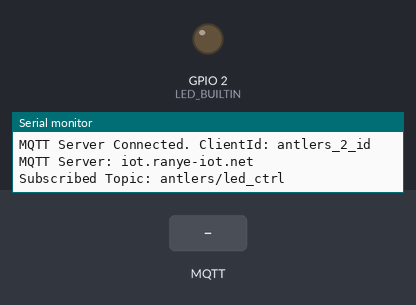
Simulated run of this sketch. Board: ESP8266 (NodeMCU). Shown: output pins drawn as LEDs (lit = HIGH, except the on-board LED, lit = LOW), the last lines printed to the serial monitor. The test bench sets the inputs (shaded band). WiFi joins after 1.5 s; servers stay silent unless stated; no MQTT or app messages arrive unless stated.

Above: at 3.3 s.
3.4 s: MQTT message "1" arrives on the first subscribed topic
At 4.4 s:
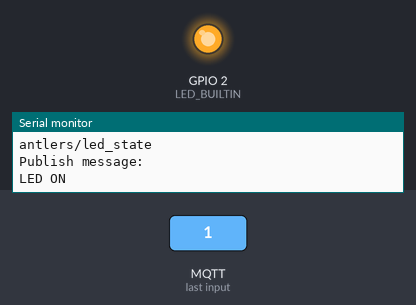
4.9 s: MQTT message "0" arrives on the first subscribed topic
At 5.5 s:
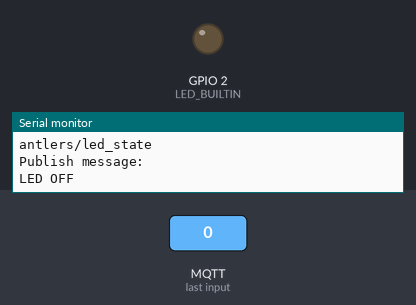
Timing chart, 0 to 7.9 s (numbered marks = the images above; inputs shaded):
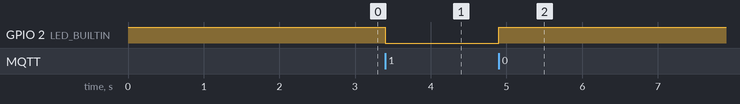

Measured:
- after the input at 3.4 s, GPIO 2 (LED_BUILTIN): HIGH → LOW at once
- after the input at 4.9 s, GPIO 2 (LED_BUILTIN): LOW → HIGH at once

The sketch:

RanyeLED.ino
```cpp
/**********************************************************************
项目名称/Project          : 零基础入门学用物联网
程序名称/Program name     : ranye_iot_led
团队/Team                : 太极创客团队 / Taichi-Maker (www.taichi-maker.com)
作者/Author              : CYNO朔
日期/Date（YYYYMMDD）     : 2021-10-01
程序目的/Purpose          :
本程序旨在演示如何使用然也物联(www.ranye-iot.net)社区版实现板上LED控制。

-----------------------------------------------------------------------
本示例程序为太极创客团队制作的《零基础入门学用物联网》中示例程序。
该教程为对物联网开发感兴趣的朋友所设计和制作。如需了解更多该教程的信息，请参考以下网页：
http://www.taichi-maker.com/homepage/esp8266-nodemcu-iot/iot-tuttorial/mqtt-application/
***********************************************************************/
#include <ESP8266WiFi.h>
#include <PubSubClient.h>
#include "arduino_secrets.h"

WiFiClient wifiClient;
PubSubClient mqttClient(wifiClient);


//遗嘱相关信息
const char *willMsg = "esp8266 offline"; // 遗嘱主题信息
const int willQos = 0;                   // 遗嘱QoS
const int willRetain = false;            // 遗嘱保留

const int subQoS = 1;            // 客户端订阅主题时使用的QoS级别（截止2020-10-07，仅支持QoS = 1，不支持QoS = 2）
const bool cleanSession = false; // 清除会话（如QoS>0必须要设为false）

bool ledStatus = HIGH;

void setup()
{
  pinMode(LED_BUILTIN, OUTPUT);         // 设置板上LED引脚为输出模式
  digitalWrite(LED_BUILTIN, ledStatus); // 启动后关闭板上LED
  Serial.begin(9600);                   // 启动串口通讯

  //设置ESP8266工作模式为无线终端模式
  WiFi.mode(WIFI_STA);

  // 连接WiFi
  connectWifi();

  // 设置MQTT服务器和端口号
  mqttClient.setServer(mqttServer, 1883);
  mqttClient.setCallback(receiveCallback);

  // 连接MQTT服务器
  connectMQTTserver();
}

void loop()
{
  // 如果开发板未能成功连接服务器，则尝试连接服务器
  if (!mqttClient.connected())
  {
    connectMQTTserver();
  }

  // 处理信息以及心跳
  mqttClient.loop();
}

// 连接MQTT服务器并订阅信息
void connectMQTTserver()
{
  // 根据ESP8266的MAC地址生成客户端ID（避免与其它ESP8266的客户端ID重名）

  /* 连接MQTT服务器
  boolean connect(const char* id, const char* user,
                  const char* pass, const char* willTopic,
                  uint8_t willQos, boolean willRetain,
                  const char* willMessage, boolean cleanSession);
  若让设备在离线时仍然能够让qos1工作，则connect时的cleanSession需要设置为false
                  */
  if (mqttClient.connect(clientId, mqttUserName,
                         mqttPassword, willTopic,
                         willQos, willRetain, willMsg, cleanSession))
  {
    Serial.print("MQTT Server Connected. ClientId: ");
    Serial.println(clientId);
    Serial.print("MQTT Server: ");
    Serial.println(mqttServer);

    subscribeTopic(); // 订阅指定主题
  }
  else
  {
    Serial.print("MQTT Server Connect Failed. Client State:");
    Serial.println(mqttClient.state());
    delay(5000);
  }
}

// 收到信息后的回调函数
void receiveCallback(char *topic, byte *payload, unsigned int length)
{
  Serial.print("Message Received [");
  Serial.print(topic);
  Serial.print("] ");
  for (int i = 0; i < length; i++)
  {
    Serial.print((char)payload[i]);
  }
  Serial.println("");
  Serial.print("Message Length(Bytes) ");
  Serial.println(length);

  if ((char)payload[0] == '1')
  { // 如果收到的信息以“1”为开始
    ledStatus = LOW;
    digitalWrite(BUILTIN_LED, ledStatus); // 则点亮LED。
  }
  else
  {
    ledStatus = HIGH;
    digitalWrite(BUILTIN_LED, ledStatus); // 否则熄灭LED。
  }

  pubMQTTmsg();
}

// 订阅指定主题
void subscribeTopic()
{

  // 通过串口监视器输出是否成功订阅主题以及订阅的主题名称
  // 请注意subscribe函数第二个参数数字为QoS级别。这里为QoS = 1
  if (mqttClient.subscribe(subTopic, subQoS))
  {
    Serial.print("Subscribed Topic: ");
    Serial.println(subTopic);
  }
  else
  {
    Serial.print("Subscribe Fail...");
  }
}

// 发布信息
void pubMQTTmsg()
{
  char *pubMessage;

  if (ledStatus == LOW)
  {
    pubMessage = "LED ON";
  }
  else
  {
    pubMessage = "LED OFF";
  }

  // 实现ESP8266向主题发布信息
  if (mqttClient.publish(pubTopic, pubMessage))
  {
    Serial.println("Publish Topic:");
    Serial.println(pubTopic);
    Serial.println("Publish message:");
    Serial.println(pubMessage);
  }
  else
  {
    Serial.println("Message Publish Failed.");
  }
}

// ESP8266连接wifi
void connectWifi()
{

  WiFi.begin(ssid, password);

  //等待WiFi连接,成功连接后输出成功信息
  while (WiFi.status() != WL_CONNECTED)
  {
    delay(1000);
    Serial.print(".");
  }
  Serial.println("");
  Serial.println("WiFi Connected!");
  Serial.println("");
}
```

arduino_secrets.h
```cpp
#ifndef ARDUINO_SECRETS_H
#define ARDUINO_SECRETS_H
const char *ssid = "360WiFi-E8DF1C";
const char *password = "601zuiwudi";
const char *mqttServer = "iot.ranye-iot.net";

// ****************************************************
// 注意！以下需要用户根据然也物联平台信息进行修改！否则无法工作!
// ****************************************************
const char *mqttUserName = "antlers_2";   // 服务端连接用户名(需要修改)
const char *mqttPassword = "ryry0101";    // 服务端连接密码(需要修改)
const char *clientId = "antlers_2_id";    // 客户端id (需要修改)
const char *subTopic = "antlers/led_ctrl"; // 订阅主题(需要修改)
const char *pubTopic = "antlers/led_state"; // 订阅主题(需要修改)
const char *willTopic = "antlers/led_lastwill"; // 遗嘱主题名称(需要修改)
// ****************************************************
#endif
```
